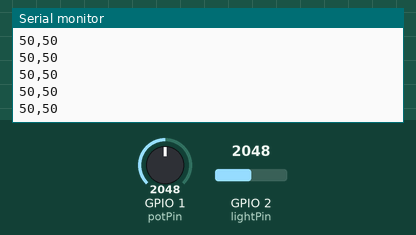
A sketch run on a simulated ESP32-S3. On the bench: the last lines printed to the serial monitor. The test bench sets the inputs (shaded band); at power-on: GPIO 1 (potPin) = 2048, GPIO 2 (lightPin) = 2048.

Above: at 1.2 s.
1.3 s: GPIO 1 (potPin) set to 2866
At 1.32 s:
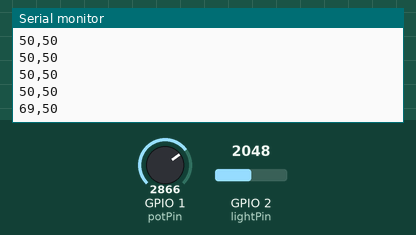
2.8 s: GPIO 2 (lightPin) set to 2866
At 2.83 s:
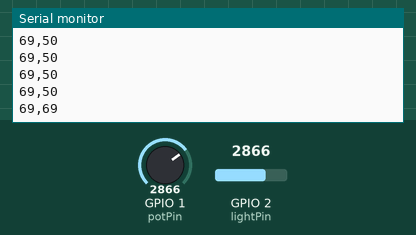
4.3 s: GPIO 1 (potPin) set to 3603
At 4.34 s:
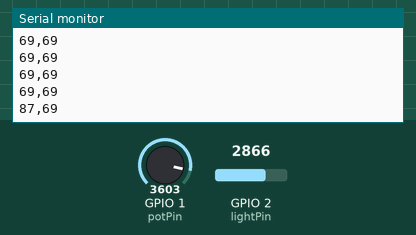
5.8 s: GPIO 2 (lightPin) set to 3603
At 5.8 s:
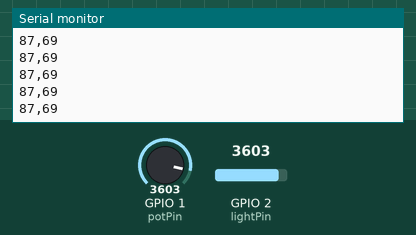
Timing chart, 0 to 8.3 s (numbered marks = the images above; inputs shaded):
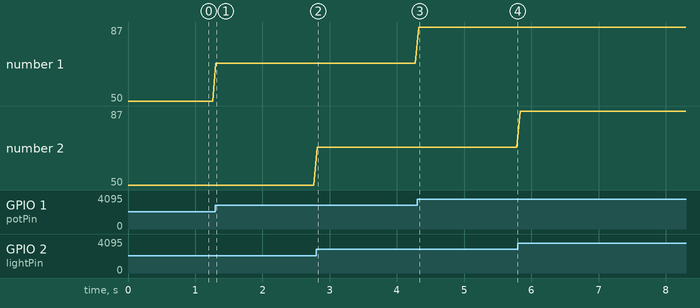

The sketch:

read-sensor-multiple-sensors.ino
```cpp
/*
 * Multiple sensors at once
 *
 * Board:  tinyCore (ESP32-S3)
 * Docs:   https://tinydocs.cc/2_tiny-core/basics/read-sensor-value/
 * Studio: https://app.tinystudio.cc/Mister-Industries/tinyStudio-examples/basics/read-sensor-multiple-sensors
 *
 * Part of the MR.INDUSTRIES tinyStudio examples collection.
 * Generated from tinyDocs — edit the docs page, not this file.
 */

// Multiple Analog Sensors

const int potPin = 1;    // Potentiometer on GPIO 1
const int lightPin = 2;  // Light sensor on GPIO 2

void setup() {
  Serial.begin(115200);
  Serial.println("Multi-sensor reader ready");

  // Headers for Serial Plotter
  Serial.println("Potentiometer,Light_Sensor");
}

void loop() {
  int potValue = analogRead(potPin);
  int lightValue = analogRead(lightPin);

  // Scale both to 0-100 range for easy comparison
  int potPercent = map(potValue, 0, 4095, 0, 100);
  int lightPercent = map(lightValue, 0, 4095, 0, 100);

  // Print for Serial Plotter
  Serial.print(potPercent);
  Serial.print(",");
  Serial.println(lightPercent);

  delay(50);
}
```

Measured:
- after the input at 1.3 s, the serial monitor: prints a new line at once (image 1)
- after the input at 2.8 s, the serial monitor: prints a new line at once (image 2)
- after the input at 4.3 s, the serial monitor: prints a new line at once (image 3)
- plotted number 1: 50 → 69 after the input at 1.3 s, 69 → 87 after the input at 4.3 s
